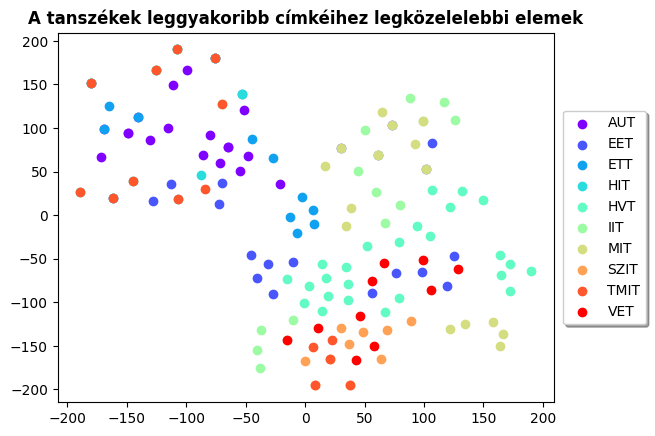

Reproduce this figure in Python.
import nltk
import os
import pandas
import matplotlib.pyplot as plt
import matplotlib.cm as cm
import numpy as np

from collections import Counter
from dataclasses import dataclass
from gensim.models import Word2Vec
from nltk.corpus import stopwords
from nltk.tokenize import word_tokenize
from sklearn.decomposition import IncrementalPCA
from sklearn.manifold import TSNE

@dataclass
class Thesis:
    Title: str
    Teacher: str
    Student: str
    Year: int
    Department: str
    Level: str
    Major: str
    Tags: str
    Description: str

def mostFrequent(List, n):
    occurence_count = Counter(List)
    return [item for item, _ in occurence_count.most_common(n)]

dataFrame = pandas.read_csv("data.csv", header=0, keep_default_na=False)
allData = dataFrame.apply(lambda row: Thesis(*row), axis=1).tolist()
dataWithoutEmptyRecords = list(filter(lambda row: row.Description or row.Tags, allData))

nltk.download(info_or_id="stopwords", download_dir=f"{os.getcwd()}/venv/nltk_data", quiet=True)
nltk.download(info_or_id="punkt", download_dir=f"{os.getcwd()}/venv/nltk_data", quiet=True)
descriptionTopics = []
unnecessaryWords = set(stopwords.words("hungarian"))

for record in dataWithoutEmptyRecords: 
    tokens = word_tokenize(record.Description.lower())
    descriptionTopics.append([word for word in tokens if word not in unnecessaryWords])

mostFrequentTopics = []
numberOfTagsPerDepartment = 5
numberOfSimilarTagsPerDepartment = 5
departments = sorted(set([data.Department for data in dataWithoutEmptyRecords]))

for department in departments:
    tags = []

    for record in [data for data in dataWithoutEmptyRecords if data.Department == department]:
        tags.extend(record.Tags.lower().split(", "))

    mostFrequentTopics.append(mostFrequent(tags, numberOfTagsPerDepartment))
    tags.clear()

model = Word2Vec(sentences=descriptionTopics, vector_size=100, min_count=20, workers=4, seed=0)
wv = model.wv

neededVectors = []
neededLabels = []
numberOfDepartments = len(mostFrequentTopics)
colors = list(zip(cm.rainbow(np.linspace(0, 1, numberOfDepartments)), departments))
indices = [0 for i in range(numberOfDepartments)]

for idx, topicsPerDepartment in enumerate(mostFrequentTopics):
    for topic in topicsPerDepartment:
        try:
            for similar in wv.most_similar(positive=topic, topn=numberOfSimilarTagsPerDepartment):
                neededVectors.append(wv[similar[0]])
                neededLabels.append(similar[0])
                indices[idx] += 1
                print(f"{topic}: {similar[0]}")
        except KeyError:
            pass

vectors = np.asarray(neededVectors)
labels = np.asarray(neededLabels)
tsne = TSNE(n_components=2, random_state=0)
vectors = tsne.fit_transform(vectors)

x = [v[0] for v in vectors]
y = [v[1] for v in vectors]

start = 0
for batch in range(len(colors)):
    color = colors[batch][0]
    label = colors[batch][1]
    count = indices[batch]
    end = start + count

    for i in range(start, end):
        plt.scatter(x[i], y[i], color=color, label=label if i == start else "")

    start = end

plt.title("A tanszékek leggyakoribb címkéihez legközelelebbi elemek", weight="bold")
plt.legend(loc="center right", bbox_to_anchor=(1.2, 0.5), ncol=1, fancybox=True, shadow=True)
plt.savefig("embedding.png", bbox_inches="tight")
plt.clf()